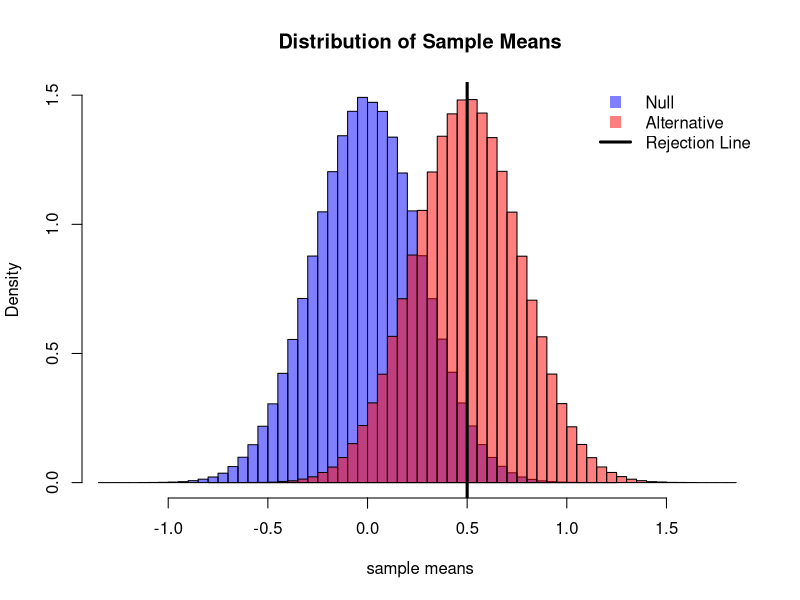
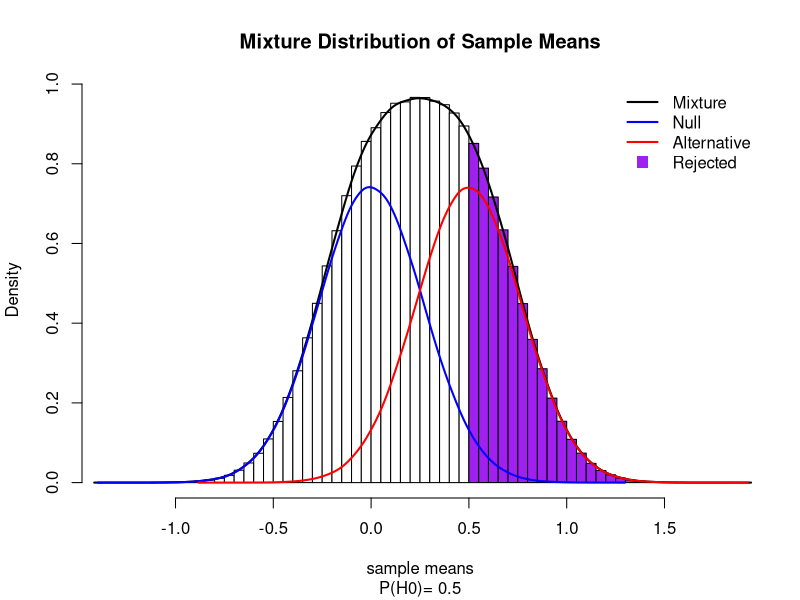

Generate these figures, in order, with R:
###################################################
## Author:	Jeffrey Blume
## Date: 	10/14/2017
## File: 	error-fdr.R
## Purpose:	Simulations of likelihood principle
###################################################


###################################################
## Parameter specifications
###################################################
n=14		## sample size
sd.both=1	## SD

mu.0=0		## null mean
mu.1=0.5	## alt mean, assumes mu.1 > mu.0

sims.0=1000000	## Null sims  ;## 200000
sims.1=1000000	## Alt Sims

p.0=sims.0/(sims.0+sims.1)	## P(H0)

rr=0.5		## Rejection region xbar>rr

###################################################
## Generate data
###################################################
#### X ~ N(mu, sd.both)

set.seed(464646)
x.0=matrix(rnorm(n*sims.0,mu.0,sd=sd.both),ncol=n,nrow=sims.0)
x.1=matrix(rnorm(n*sims.1,mu.1,sd=sd.both),ncol=n,nrow=sims.1)

#### Sample means
xbar.0=rowMeans(x.0)
xbar.1=rowMeans(x.1)

###################################################
## table sample means ; compute error rates & FDRs
###################################################
cutoff=cbind(sm=c(xbar.0,xbar.1),hyp=c(rep(0,sims.0),rep(1,sims.1)),reject=c(1*(xbar.0>rr),1*(xbar.1>rr)))

addmargins(table(hyp=cutoff[,"hyp"],reject=cutoff[,"reject"]))

mis.0=1-pnorm(rr,mean=mu.0,sd=sd.both/sqrt(n))
pow.1=1-pnorm(rr,mean=mu.1,sd=sd.both/sqrt(n))

fdr=1/(1+pow.1/mis.0*(p.0/(1-p.0)))
fcr=1/(1+(1-mis.0)/(1-pow.1)*((1-p.0)/p.0))

prop.table(table(hyp=cutoff[,"hyp"],reject=cutoff[,"reject"]),margin=1) ## Error rates
c(1-pow.1,mis.0)

prop.table(table(hyp=cutoff[,"hyp"],reject=cutoff[,"reject"]),margin=2) ## FDR rates
c(fcr,fdr)

###################################################
## Plots
###################################################

#### Plot two sampling distributions
hist(xbar.0,breaks=80,col=rgb(0,0,1,0.5),xlim=c(min(xbar.0,xbar.1),max(xbar.0,xbar.1)),
	xlab="sample means",main="Distribution of Sample Means",freq=FALSE)
hist(xbar.1,breaks=80,add=T,col=rgb(1,0,0,0.5),freq=FALSE)
	axis(side=1, at=0, labels=FALSE)
abline(v=rr,lty=1,lwd=3,col="black")

legend("topright",c("Null","Alternative","Rejection Line"),
		pch=c(15,15,NA),pt.cex=c(1.5,1.5,1),lwd=c(NA,NA,3),lty=c(NA,NA,1),
		col=c(rgb(0,0,1,0.5),rgb(1,0,0,0.5),"black"),bty="n")

#### Plot distribuiton of sample means (mixture)
my.hist=hist(c(xbar.0,xbar.1), breaks=80, prob=TRUE,plot=F)
 
# Color vector:  'seagreen' rgb(0.2,0.8,0.5,0.5) & 'purple' rgb(0.2,0.2,0.2,0.2)
my.color= ifelse(my.hist$breaks < rr, 0 , 
			ifelse (my.hist$breaks >= rr, "purple", rgb(0.2,0.2,0.2,0.2) ))
 
# Final plot
plot(my.hist, col=my.color,freq=FALSE,xlab="sample means",main="Mixture Distribution of Sample Means")

den.mx=density(c(xbar.0,xbar.1),adjust=2)
den.0=density(c(xbar.0),adjust=2)
den.1=density(c(xbar.1),adjust=2)

lines(den.mx,lwd=2,col="black") 
lines(den.0$x,p.0*den.0$y,lwd=2,col="blue")  
lines(den.1$x,(1-p.0)*den.1$y,lwd=2,col="red")  

legend("topright",c("Mixture","Null","Alternative","Rejected"),
		lty=c(1,1,1,NA),lwd=c(2,2,2,NA),pch=c(NA,NA,NA,15),
		pt.cex=c(1,1,1,1.5),
		col=c("black","blue","red","purple"),bty="n")

mtext(paste("P(H0)= ",round(p.0,3),sep=""),1,line=4)

###
##
#
